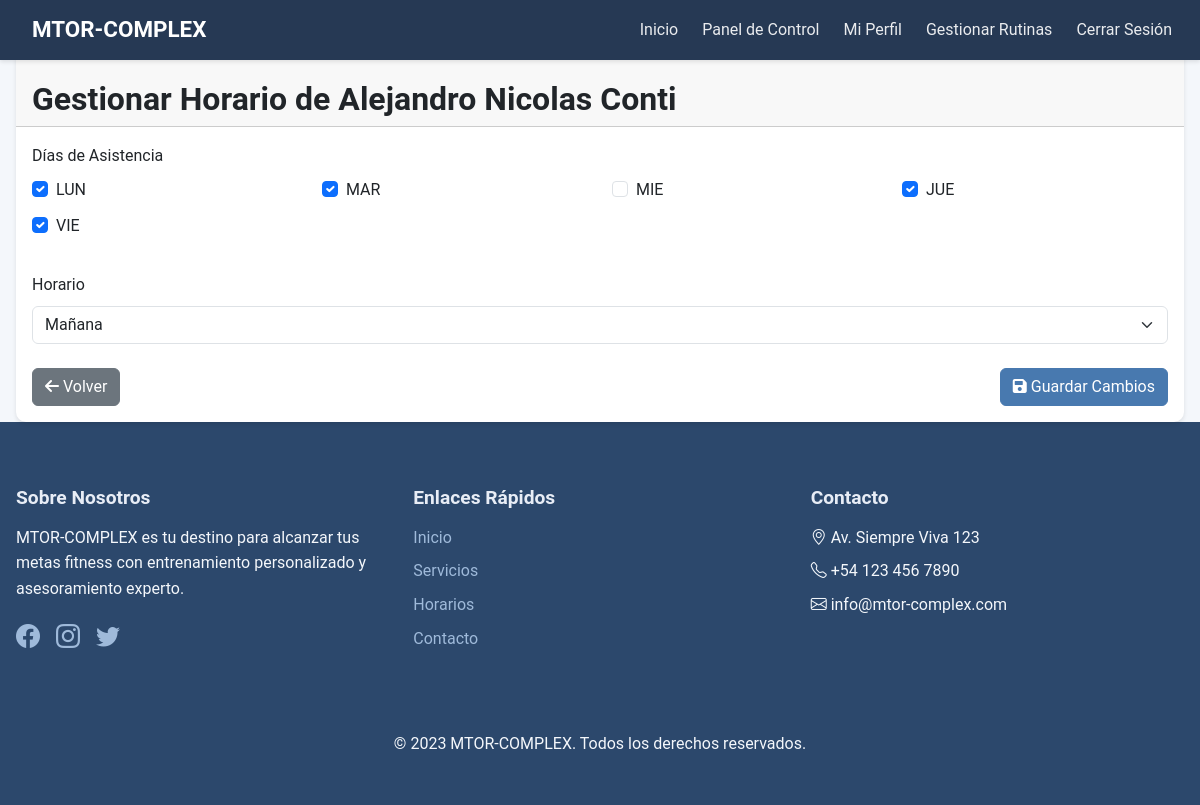
Screenshot of /gimnasio/profesor/alumno/1/horario/ (signed in) with the database file from the repository.
### gimnasio/models.py (models this page shows, shortened)
class Alumno(models.Model):
    usuario = models.OneToOneField(User, on_delete=models.CASCADE)
    nombre = models.CharField(max_length=100)
    edad = models.IntegerField()
    altura = models.FloatField(help_text='Altura en centímetros')
    peso = models.FloatField(help_text='Peso en kilogramos')
    fecha_registro = models.DateTimeField(auto_now_add=True)
    activo = models.BooleanField(default=True)
    profesor = models.ForeignKey(
        User,
        on_delete=models.SET_NULL,
        null=True,
        blank=True,
        related_name='alumnos_asignados'
    )
    dias_asistencia = models.ManyToManyField(DiaAsistencia, blank=True)
    class Meta:
        verbose_name = "Alumno"
        verbose_name_plural = "Alumnos"
        ordering = ['nombre']

class DiaAsistencia(models.Model):
    DIAS_CHOICES = [
        ('LUN', 'Lunes'),
        ('MAR', 'Martes'),
        ('MIE', 'Miércoles'),
        ('JUE', 'Jueves'),
        ('VIE', 'Viernes'),
        ('SAB', 'Sábado'),
        ('DOM', 'Domingo'),
    ]
    dia = models.CharField(max_length=3, choices=DIAS_CHOICES, unique=True)
    class Meta:
        verbose_name = "Día de Asistencia"
        verbose_name_plural = "Días de Asistencia"

### gimnasio/views.py (the view, shortened to what this page needs)
# urls.py: path('profesor/alumno/<int:alumno_id>/horario/', views.gestionar_horario, name='gestionar_horario'),
@login_required
@user_passes_test(es_profesor)
def gestionar_horario(request, alumno_id):
    alumno = get_object_or_404(Alumno, id=alumno_id)
    context = {
        'alumno': alumno,
        'dias_disponibles': DiaAsistencia.objects.all(),
        'horarios': [('Mañana', 'Mañana'), ('Tarde', 'Tarde'), ('Noche', 'Noche')],
    }
    return render(request, 'gimnasio/gestionar_horario.html', context)

### gimnasio/views.py (called while the page is built)
def es_profesor(user):
    if not user.is_authenticated:
        return False
    try:
        return user.perfil.es_profesor
    except:
        return False

### gimnasio/templates/gimnasio/gestionar_horario.html (shortened to what this page needs)
{% extends 'gimnasio/base.html' %}
{% block contenido %}
<div class="container mt-4">
    <div class="row">
        <div class="col-12">
            <div class="card">
                <div class="card-header">
                    <h2 class="mb-0">Gestionar Horario de {{ alumno.nombre }}</h2>
                </div>
                <div class="card-body">
                    <form method="post">
                        <div class="mb-4">
                            <label class="form-label">Días de Asistencia</label>
                            <div class="row">
                                {% for dia in dias_disponibles %}
                                <div class="col-md-3 mb-2">
                                    <div class="form-check">
                                        <input type="checkbox"
                                               name="dias"
                                               value="{{ dia.id }}"
                                               class="form-check-input"
                                               id="dia_{{ dia.id }}"
                                               {% if dia in alumno.dias_asistencia.all %}checked{% endif %}>
                                        <label class="form-check-label" for="dia_{{ dia.id }}">
                                            {{ dia.dia }}
                                        </label>
                                    </div>
                                </div>
                                {% endfor %}
                            </div>
                        </div>
                        <div class="mb-4">
                            <label class="form-label">Horario</label>
                            <select name="horario" class="form-select">
                                {% for valor, etiqueta in horarios %}
                                <option value="{{ valor }}" {% if alumno.horario == valor %}selected{% endif %}>
                                    {{ etiqueta }}
                                </option>
                                {% endfor %}
                            </select>
                        </div>
                        <div class="d-flex justify-content-between">
                            <a href="{% url 'gimnasio:ver_alumnos' %}" class="btn btn-secondary">
                                <i class="fas fa-arrow-left"></i> Volver
                            </a>
                            <button type="submit" class="btn btn-primary">
                                <i class="fas fa-save"></i> Guardar Cambios
                            </button>
                        </div>
                    </form>
                </div>
            </div>
        </div>
    </div>
</div>
{% endblock %}

### gimnasio/static/gimnasio/css/styles.css (style rules this page uses)
:root { --color-50: #f4f7fb; --color-100: #e8edf6; --color-200: #ccd9eb; --color-300: #9fbada; --color-400: #6b96c5; --color-500: #4879af; --color-600: #365f93; --color-700: #2d4d77; --color-800: #2c486c; --color-900: #263954; --color-950: #192538; --transition-smooth: all 0.3s cubic-bezier(0.4, 0, 0.2, 1); --shadow-sm: 0 2px 4px rgba(0,0,0,0.1); --shadow-md: 0 4px 6px rgba(0,0,0,0.1); --shadow-lg: 0 10px 15px rgba(0,0,0,0.1); --navbar-height: 60px; --footer-height: auto; --primary-color: #007bff; --secondary-color: #6c757d; }
html { height: 100%; }
body { min-height: 100vh; display: flex; flex-direction: column; font-family: 'Roboto', sans-serif; line-height: 1.6; color: var(--color-900); background-color: var(--color-50); }
.btn { transition: all 0.3s ease; white-space: nowrap; }
.btn-primary { background: var(--color-500); border-color: var(--color-500); }
h1, h2, h3, h4, h5, h6 { font-weight: 700; line-height: 1.2; margin-bottom: 1rem; }
h2 { font-size: 2rem; }
.card { border: none; border-radius: 10px; transition: var(--transition-smooth); box-shadow: var(--shadow-sm); overflow: hidden; }
h2:not(.hero-section h2) { margin-top: 3rem; margin-bottom: 1.5rem; }
.container { max-width: 1200px; margin: 0 auto; padding: 0 1rem; }

### rows the page displays
Alumno: nombre "Alejandro Nicolas Conti"
DiaAsistencia: dias "☑", dia "LUN"
DiaAsistencia: dias "☑", dia "MAR"
DiaAsistencia: dia "MIE"
DiaAsistencia: dias "☑", dia "JUE"
DiaAsistencia: dias "☑", dia "VIE"

### other values shown
form field horario "Mañana"
